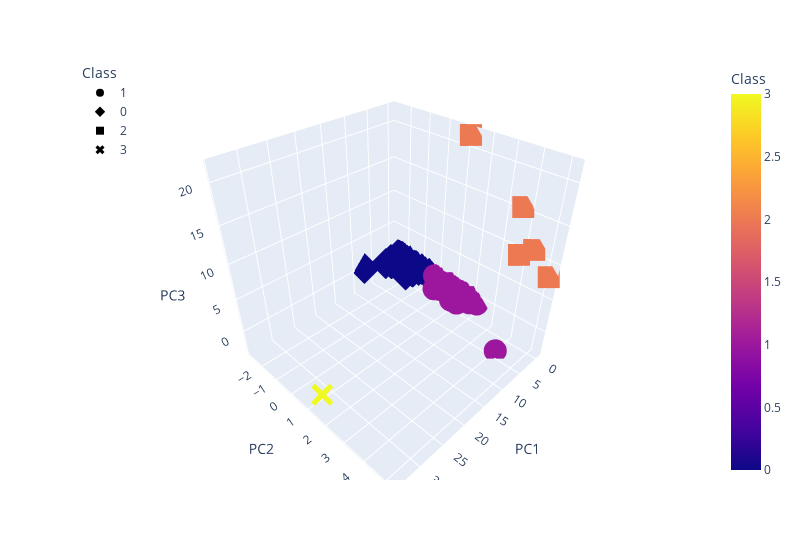

Write notebook code for a chart like this one.
### Markdown cell above
### Deliverable 4: Visualizing Cryptocurrencies Results

#### 3D-Scatter with Clusters

### Code cell
# Creating a 3D-Scatter with the PCA data and the clusters
fig = px.scatter_3d(
    cluster_df,
    x="PC1",
    y="PC2",
    z="PC3",
    color="Class",
    symbol="Class",
    hover_name="CoinName",
    hover_data=["Algorithm"],
    width=800,
)

fig.update_layout(legend=dict(x=0, y=1))
fig.show()

### Figure 1 — Plotly figure (JSON) as saved in the notebook; plotly's stock layout.template omitted (floating-point values rounded to 4 significant figures; data arrays with more than 128 entries replaced by an {"elided": "..."} marker saying what was removed)
{"data": [{"customdata": {"elided": "288x1 str values"}, "hovertemplate": "<b>%{hovertext}</b><br><br>Class=%{marker.color}<br>PC1=%{x}<br>PC2=%{y}<br>PC3=%{z}<br>Algorithm=%{customdata[0]}<extra></extra>", "hovertext": {"elided": "288 str values"}, "legendgroup": "1", "marker": {"color": {"elided": "288 int values"}, "coloraxis": "coloraxis", "symbol": "circle"}, "mode": "markers", "name": "1", "scene": "scene", "showlegend": true, "type": "scatter3d", "x": {"elided": "288 float values"}, "y": {"elided": "288 float values"}, "z": {"elided": "288 float values"}}, {"customdata": {"elided": "238x1 str values"}, "hovertemplate": "<b>%{hovertext}</b><br><br>Class=%{marker.color}<br>PC1=%{x}<br>PC2=%{y}<br>PC3=%{z}<br>Algorithm=%{customdata[0]}<extra></extra>", "hovertext": {"elided": "238 str values"}, "legendgroup": "0", "marker": {"color": {"elided": "238 int values"}, "coloraxis": "coloraxis", "symbol": "diamond"}, "mode": "markers", "name": "0", "scene": "scene", "showlegend": true, "type": "scatter3d", "x": {"elided": "238 float values"}, "y": {"elided": "238 float values"}, "z": {"elided": "238 float values"}}, {"customdata": [["Proof-of-BibleHash"], ["SHA-256 + Hive"], ["Proof-of-Authority"], ["ECC 256K1"], ["Leased POS"]], "hovertemplate": "<b>%{hovertext}</b><br><br>Class=%{marker.color}<br>PC1=%{x}<br>PC2=%{y}<br>PC3=%{z}<br>Algorithm=%{customdata[0]}<extra></extra>", "hovertext": ["BiblePay", "LitecoinCash", "Poa Network", "Acute Angle Cloud", "Waves"], "legendgroup": "2", "marker": {"color": [2, 2, 2, 2, 2], "coloraxis": "coloraxis", "symbol": "square"}, "mode": "markers", "name": "2", "scene": "scene", "showlegend": true, "type": "scatter3d", "x": [-0.2126, -0.3696, -0.394, -0.3478, -0.4237], "y": [4.434, 1.171, 3.7, 3.854, 5.169], "z": [11.04, 21.69, 15.56, 9.478, 8.351]}, {"customdata": [["TRC10"]], "hovertemplate": "<b>%{hovertext}</b><br><br>Class=%{marker.color}<br>PC1=%{x}<br>PC2=%{y}<br>PC3=%{z}<br>Algorithm=%{customdata[0]}<extra></extra>", "hovertext": ["BitTorrent"], "legendgroup": "3", "marker": {"color": [3], "coloraxis": "coloraxis", "symbol": "x"}, "mode": "markers", "name": "3", "scene": "scene", "showlegend": true, "type": "scatter3d", "x": [34.06], "y": [1.683], "z": [-0.1532]}], "layout": {"coloraxis": {"colorbar": {"title": {"text": "Class"}}, "colorscale": [[0, "#0d0887"], [0.1111, "#46039f"], [0.2222, "#7201a8"], [0.3333, "#9c179e"], [0.4444, "#bd3786"], [0.5556, "#d8576b"], [0.6667, "#ed7953"], [0.7778, "#fb9f3a"], [0.8889, "#fdca26"], [1, "#f0f921"]]}, "legend": {"title": {"text": "Class"}, "tracegroupgap": 0, "x": 0, "y": 1}, "margin": {"t": 60}, "scene": {"domain": {"x": [0, 1], "y": [0, 1]}, "xaxis": {"title": {"text": "PC1"}}, "yaxis": {"title": {"text": "PC2"}}, "zaxis": {"title": {"text": "PC3"}}}, "width": 800}}
